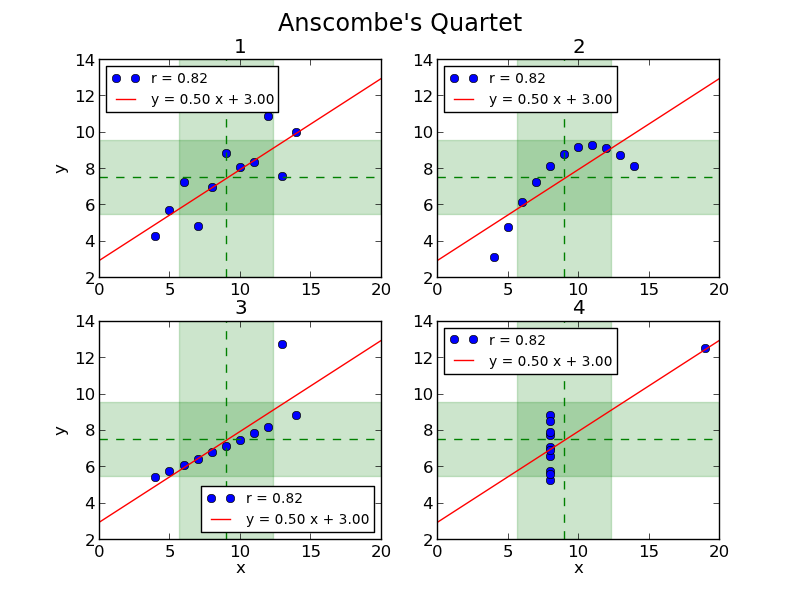

Source code (Python):
#!/usr/bin/env python
# -*- coding: utf-8 -*-

import numpy as N
import scipy.stats as SS
import matplotlib.pyplot as P

def printStats(x, y):

    assert N.shape(x)==N.shape(y), "Incompatible input arrays"

    print "x: mean=%.2f, variance=%.2f" % (N.mean(x), N.var(x))
    print "y: mean=%.2f, variance=%.2f" % (N.mean(y), N.var(y))
    print "y vs. x: corrcoeff=%.2f" % (SS.pearsonr(x, y)[0])
    # slope, intercept, r_value, p_value, std_err
    a,b,r,p,s = SS.linregress(x,y)
    print "y vs. x: y = %.2f x + %.2f" % (a, b)

def plotStats(ax, x, y, title=''):

    assert N.shape(x)==N.shape(y), "Incompatible input arrays"

    # slope, intercept, r_value, p_value, std_err
    a,b,r,p,s = SS.linregress(x, y)

    # Data + corrcoeff
    ax.plot(x, y, 'bo', label="r = %.2f" % r)

    # Add mean line ± stddev
    m = N.mean(x)
    s = N.std(x, ddof=1)
    ax.axvline(m, color='g', ls='--', label='_') # Mean 
    ax.axvspan(m-s, m+s, color='g', alpha=0.2, label='_') # Std-dev

    m = N.mean(y)
    s = N.std(y, ddof=1)
    ax.axhline(m, color='g', ls='--', label='_') # Mean 
    ax.axhspan(m-s, m+s, color='g', alpha=0.2, label='_') # Std-dev

    # Linear regression
    xx = N.array([0,20])
    yy = a*xx + b
    ax.plot(xx, yy, 'r-', label="y = %.2f x + %.2f" % (a, b)) 

    # Title and labels
    ax.set_title(title)
    if ax.is_last_row():
        ax.set_xlabel("x")
    if ax.is_first_col():
        ax.set_ylabel("y")
    leg = ax.legend(loc='best', fontsize='small')

if __name__=='__main__':

    quartet = N.genfromtxt("anscombe.dat") # Read Anscombe's Quartet

    fig,axs = P.subplots(2,2)           # axs is (2,2)
    axs = axs.ravel()                   # axs is now (4,)

    for i in range(4):                  # Loop over quartet sets x,y
        print "Dataset %d " % (i+1) + "="*20
        x,y = quartet[:,2*i:2*i+2].T
        printStats(x, y)                # Print main statistics
        plotStats(axs[i], x, y, title=str(i+1)) # Plots

    fig.suptitle("Anscombe's Quartet", fontsize='x-large')

    P.show()
